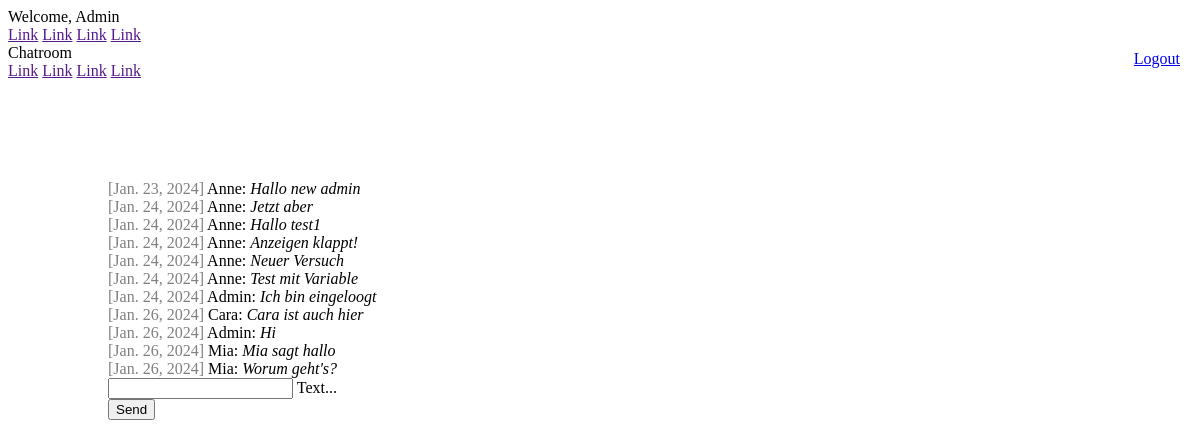
Page /chat/ (signed in) on the earlier database version.
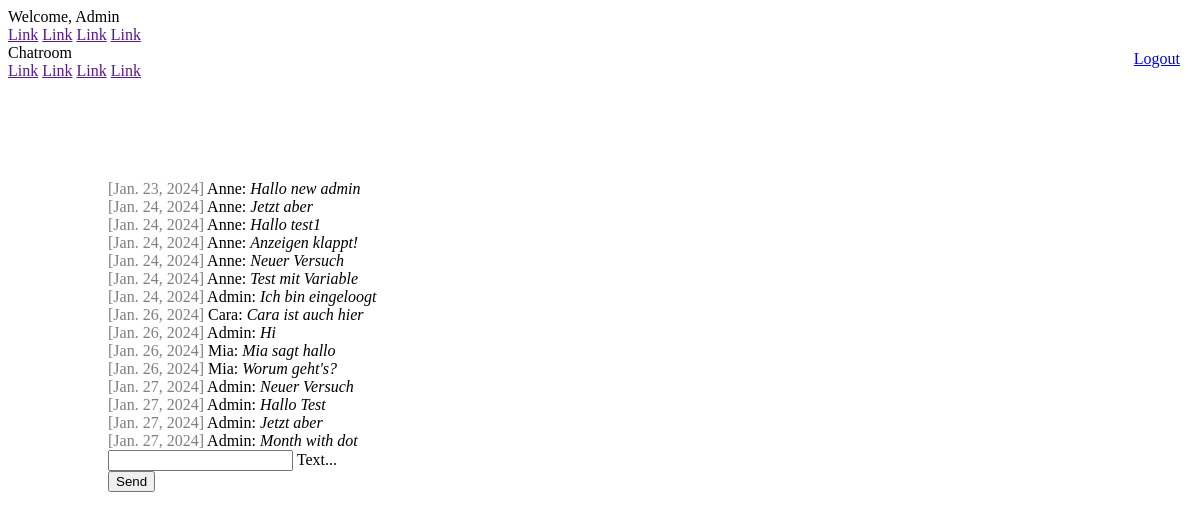
Same page on the later database version.
### chat/models.py (models this page shows)
class Message(models.Model):
    text = models.CharField(max_length=500)
    created_at = models.DateField(default=date.today)
    author = models.ForeignKey(settings.AUTH_USER_MODEL, on_delete=models.CASCADE, related_name='author_message_set')
    receiver = models.ForeignKey(settings.AUTH_USER_MODEL, on_delete=models.CASCADE, related_name='receiver_message_set')
    chat = models.ForeignKey(Chat, on_delete=models.CASCADE, related_name='chat_message_set', default=None, blank=True, null=True)

### chat/views.py (the view, shortened to what this page needs)
# urls.py: path('chat/', index),
@login_required(login_url='/login/')
def index(request):
    username = request.user.first_name if request.user.is_authenticated else "DefaultUsername"
    chatMessages = Message.objects.filter(chat__id=1)
    return render(request, 'chat/index.html', {'messages': chatMessages,'username': username })

### chat/templates/chat/index.html (shortened to what this page needs)
{% extends "base.html" %}
{% block content %}
{% if request.user.is_authenticated %}
<a class="logout" href="/logout/">Logout</a>
<div id="messageContainer">
  {% for message in messages %}
  <div>
    <span class="colorGrey">[{{ message.created_at }}]</span>
    {{ message.author.first_name }}: <i>{{ message.text }}</i>
  </div>
  {% endfor %}
</div>
<form onsubmit="sendMessage(); return false" method="post">
  <div class="mdl-textfield mdl-js-textfield mdl-textfield--floating-label">
    <input
      class="mdl-textfield__input"
      name="textmessage"
      type="text"
      id="messageField"
    />
    <label class="mdl-textfield__label" for="messageField">Text...</label>
  </div>
  <button
    class="mdl-button mdl-js-button mdl-button--raised mdl-js-ripple-effect mdl-button--accent"
  >
    Send
  </button>
</form>
{% else %}
<h1>Not logged in</h1>
<p>
  You are not logged in. Please log in.<br />
  Please click <a href="/login/">here</a>.
</p>
{% endif %}
{% endblock %}

### templates/base.html (shortened to what this page needs)
<!DOCTYPE html>
<html lang="en">
  <head>
    <link
      rel="stylesheet"
      href="https://code.getmdl.io/1.3.0/material.indigo-pink.min.css"
    />
    {% load static %}
    <link rel="stylesheet" href="{% static 'css/style.css' %}">
  </head>
  <body>
    <div class="mdl-layout mdl-js-layout mdl-layout--fixed-header">
      <header class="mdl-layout__header">
        <div class="mdl-layout__header-row">
          {% if request.user.is_authenticated %}
          <span class="mdl-layout-title"
            >Welcome, {{ request.user.first_name }}</span
          >
          {% else %}
          <span class="mdl-layout-title">Welcome, please log in!</span>
          {% endif %}
          <nav class="mdl-navigation mdl-layout--large-screen-only">
            <a class="mdl-navigation__link" href="">Link</a>
            <a class="mdl-navigation__link" href="">Link</a>
            <a class="mdl-navigation__link" href="">Link</a>
            <a class="mdl-navigation__link" href="">Link</a>
          </nav>
        </div>
      </header>
      <div class="mdl-layout__drawer">
        <span class="mdl-layout-title">Chatroom</span>
        <nav class="mdl-navigation">
          <a class="mdl-navigation__link" href="">Link</a>
          <a class="mdl-navigation__link" href="">Link</a>
          <a class="mdl-navigation__link" href="">Link</a>
          <a class="mdl-navigation__link" href="">Link</a>
        </nav>
      </div>
      <main class="mdl-layout__content">
        <div class="page-content">
            {% block content %}
            {% endblock %}
        </div>
      </main>
    </div>
  </body>
</html>

### static/css/style.css (style rules this page uses)
.page-content { padding: 100px 100px; }
.colorGrey { color: gray; }
.logout { position: absolute; right: 20px; top: 50px; }

Differences in the rows shown:
added Message: created_at "Jan. 27, 2024", author.first_name "Admin", text "Neuer Versuch"
added Message: created_at "Jan. 27, 2024", author.first_name "Admin", text "Hallo Test"
added Message: created_at "Jan. 27, 2024", author.first_name "Admin", text "Jetzt aber"
added Message: created_at "Jan. 27, 2024", author.first_name "Admin", text "Month with dot"
